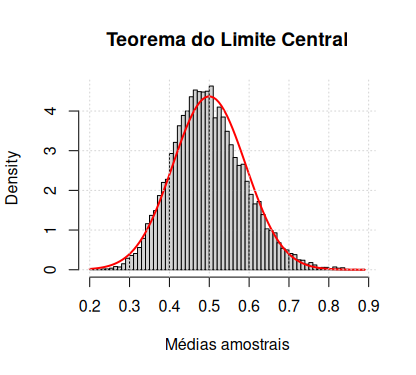

Source code (R):
# Ele diz que, sob condições gerais, a distribuição das médias amostrais se aproxima de uma distribuição Normal quando o tamanho da amostra aumenta, mesmo que a população original não tenha distribuição Normal.
# Exemplo em R
# Vamos considerar uma população com distribuição Exponencial, cuja distribuição original não é Normal.

set.seed(123)

n <- 30       # Tamanho de cada amostra
N <- 10000    # Número de amostras

medias <- numeric(N)

for (i in 1:N) {
  X <- rexp(n, rate = 2)
  medias[i] <- mean(X)
}

hist(medias, probability = TRUE, breaks = 50,
     main = "Teorema do Limite Central",
     xlab = "Médias amostrais")

curve(dnorm(x, mean = 0.5, sd = sqrt(0.25/n)),
      add = TRUE, col = "red", lwd = 2)

grid()


# O que está acontecendo?
#
# 1. rexp(n, rate = 2) gera uma amostra de 30 valores de uma
#    distribuição Exponencial com taxa λ = 2.
#
# 2. mean(X) calcula a média dos 30 valores gerados.
#
# 3. Repetimos esse processo 10.000 vezes, obtendo 10.000 médias
#    amostrais.
#
# 4. Construímos um histograma dessas médias para observar sua
#    distribuição.
#
# Por que a curva Normal aparece?
#
# A distribuição Exponencial utilizada possui:
#
# E(X) = 1/λ = 1/2 = 0,5
#
# Var(X) = 1/λ² = 1/2² = 0,25
#
# Pelo Teorema do Limite Central (TLC), quando o tamanho da amostra
# aumenta, a distribuição das médias amostrais se aproxima de uma
# distribuição Normal, com média igual a E(X) e variância igual a
# Var(X)/n.
#
# Neste exemplo, como n = 30:
#
# X̄ ≈ N(0,5; 0,25/30)
#
# Resultado esperado:
#
# O histograma das 10.000 médias amostrais terá formato
# aproximadamente Normal, embora os valores originais tenham sido
# gerados a partir de uma distribuição Exponencial.
